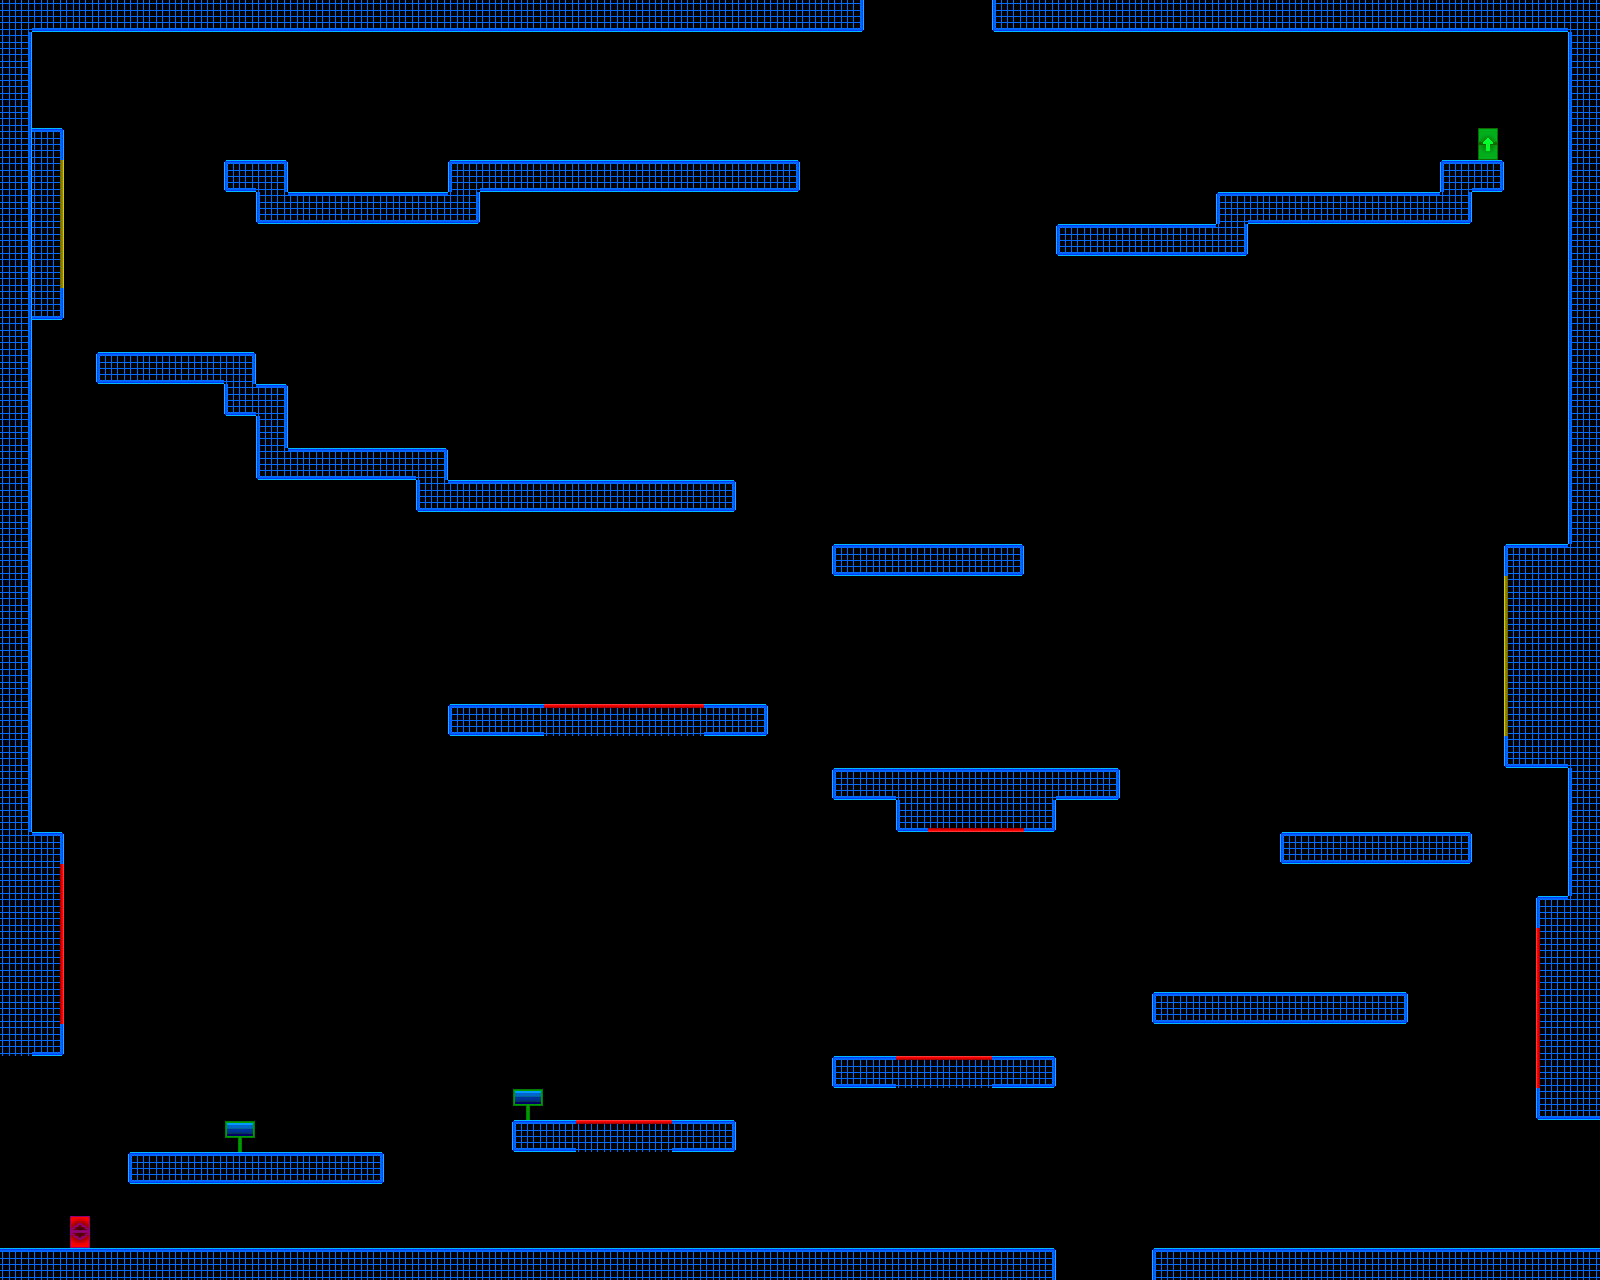

A level layout from a 2D game, rendered from its tile map. Below: a short description, then the map file with tile-grid data replaced by summaries:
An orthogonal 50x40 tile map with 32x32 px tiles, 1 tile layer (Livello tile 1) and 51 objects.

<map version="1.0" orientation="orthogonal" renderorder="right-down" width="50" height="40" tilewidth="32" tileheight="32" nextobjectid="66">
 <tileset firstgid="1" name="TestTile" tilewidth="32" tileheight="32" tilecount="72">
  <image source="resources/tiles/TestTile.png" width="256" height="288" />
 </tileset>
 <layer name="Livello tile 1" width="50" height="40">
  <data>[2000 cells, 345 non-empty, 23 distinct tile ids]</data>
 </layer>
 <objectgroup name="Triggers" visible="0">
  <object id="1" x="0" y="0" width="864" height="32">
   <properties>
    <property name="blocker" value="lrbt" />
   </properties>
  </object>
  <object id="2" x="0" y="1248" width="1056" height="32">
   <properties>
    <property name="blocker" value="lrbt" />
   </properties>
  </object>
  <object id="3" x="0" y="32" width="32" height="1024">
   <properties>
    <property name="blocker" value="lrbt" />
   </properties>
  </object>
  <object id="4" x="1568" y="32" width="32" height="1088">
   <properties>
    <property name="blocker" value="lrbt" />
   </properties>
  </object>
  <object id="5" x="128" y="1152" width="256" height="32">
   <properties>
    <property name="blocker" value="lrbt" />
   </properties>
  </object>
  <object id="8" x="1152" y="992" width="256" height="32">
   <properties>
    <property name="blocker" value="ltbr" />
   </properties>
  </object>
  <object id="9" x="1280" y="832" width="192" height="32">
   <properties>
    <property name="blocker" value="ltbr" />
   </properties>
  </object>
  <object id="10" x="832" y="768" width="288" height="32">
   <properties>
    <property name="blocker" value="ltbr" />
   </properties>
  </object>
  <object id="12" x="832" y="544" width="192" height="32">
   <properties>
    <property name="blocker" value="ltbr" />
   </properties>
  </object>
  <object id="13" x="416" y="480" width="320" height="32">
   <properties>
    <property name="blocker" value="ltbr" />
   </properties>
  </object>
  <object id="14" x="288" y="448" width="160" height="32">
   <properties>
    <property name="blocker" value="ltbr" />
   </properties>
  </object>
  <object id="16" x="256" y="384" width="32" height="96">
   <properties>
    <property name="blocker" value="ltbr" />
   </properties>
  </object>
  <object id="17" x="96" y="352" width="160" height="32">
   <properties>
    <property name="blocker" value="ltbr" />
   </properties>
  </object>
  <object id="18" x="224" y="384" width="32" height="32">
   <properties>
    <property name="blocker" value="ltbr" />
   </properties>
  </object>
  <object id="19" x="224" y="160" width="64" height="32">
   <properties>
    <property name="blocker" value="ltbr" />
   </properties>
  </object>
  <object id="20" x="256" y="192" width="224" height="32">
   <properties>
    <property name="blocker" value="ltbr" />
   </properties>
  </object>
  <object id="21" x="448" y="160" width="352" height="32">
   <properties>
    <property name="blocker" value="ltbr" />
   </properties>
  </object>
  <object id="22" x="1056" y="224" width="192" height="32">
   <properties>
    <property name="blocker" value="ltbr" />
   </properties>
  </object>
  <object id="23" x="1216" y="192" width="256" height="32">
   <properties>
    <property name="blocker" value="ltbr" />
   </properties>
  </object>
  <object id="24" x="1440" y="160" width="64" height="32">
   <properties>
    <property name="blocker" value="ltbr" />
   </properties>
  </object>
  <object id="25" x="64" y="1216" width="32" height="32">
   <properties>
    <property name="playerEntrance" value="" />
   </properties>
  </object>
  <object id="31" x="512" y="1120" width="64" height="32">
   <properties>
    <property name="blocker" value="tbrl" />
   </properties>
  </object>
  <object id="32" x="672" y="1120" width="64" height="32">
   <properties>
    <property name="blocker" value="tblr" />
   </properties>
  </object>
  <object id="33" x="576" y="1120" width="96" height="32">
   <properties>
    <property name="blocker" value="b" />
    <property name="deadly" value="t" />
   </properties>
  </object>
  <object id="34" x="832" y="1056" width="64" height="32">
   <properties>
    <property name="blocker" value="tbrl" />
   </properties>
  </object>
  <object id="35" x="992" y="1056" width="64" height="32">
   <properties>
    <property name="blocker" value="tbrl" />
   </properties>
  </object>
  <object id="36" x="704" y="704" width="64" height="32">
   <properties>
    <property name="blocker" value="tbrl" />
   </properties>
  </object>
  <object id="37" x="544" y="704" width="160" height="32">
   <properties>
    <property name="blocker" value="b" />
    <property name="deadly" value="t" />
   </properties>
  </object>
  <object id="38" x="448" y="704" width="96" height="32">
   <properties>
    <property name="blocker" value="tblr" />
   </properties>
  </object>
  <object id="39" x="896" y="1056" width="96" height="32">
   <properties>
    <property name="blocker" value="b" />
    <property name="deadly" value="t" />
   </properties>
  </object>
  <object id="40" x="928" y="800" width="96" height="32">
   <properties>
    <property name="deadly" value="b" />
   </properties>
  </object>
  <object id="41" x="896" y="800" width="32" height="32">
   <properties>
    <property name="blocker" value="tbrl" />
   </properties>
  </object>
  <object id="42" x="1024" y="800" width="32" height="32">
   <properties>
    <property name="blocker" value="tbrl" />
   </properties>
  </object>
  <object id="43" x="992" y="0" width="608" height="32">
   <properties>
    <property name="blocker" value="lrbt" />
   </properties>
  </object>
  <object id="44" x="1152" y="1248" width="448" height="32">
   <properties>
    <property name="blocker" value="lrbt" />
   </properties>
  </object>
  <object id="48" x="1472" y="128" width="32" height="32">
   <properties>
    <property name="playerExit" value="" />
   </properties>
  </object>
  <object id="50" x="224" y="1120" width="32" height="32">
   <properties>
    <property name="Help" value="&quot;This is a test help string&quot;" />
   </properties>
  </object>
  <object id="51" x="512" y="1088" width="32" height="32">
   <properties>
    <property name="Help" value="&quot;This is another help string&quot;" />
   </properties>
  </object>
  <object id="52" x="1536" y="928" width="32" height="160">
   <properties>
    <property name="deadly" value="l" />
   </properties>
  </object>
  <object id="53" x="1504" y="576" width="32" height="160">
   <properties>
    <property name="bouncy" value="l" />
    <property name="power" value="800" />
   </properties>
  </object>
  <object id="54" x="32" y="864" width="32" height="160">
   <properties>
    <property name="deadly" value="r" />
   </properties>
  </object>
  <object id="55" x="32" y="160" width="32" height="128">
   <properties>
    <property name="bouncy" value="r" />
    <property name="power" value="800" />
   </properties>
  </object>
  <object id="56" x="32" y="128" width="32" height="32">
   <properties>
    <property name="blocker" value="tr" />
   </properties>
  </object>
  <object id="57" x="32" y="288" width="32" height="32">
   <properties>
    <property name="blocker" value="br" />
   </properties>
  </object>
  <object id="58" x="32" y="832" width="32" height="32">
   <properties>
    <property name="blocker" value="tr" />
   </properties>
  </object>
  <object id="59" x="32" y="1024" width="32" height="32">
   <properties>
    <property name="blocker" value="br" />
   </properties>
  </object>
  <object id="61" x="1536" y="896" width="32" height="32">
   <properties>
    <property name="blocker" value="tl" />
   </properties>
  </object>
  <object id="62" x="1536" y="1088" width="32" height="32">
   <properties>
    <property name="blocker" value="bl" />
   </properties>
  </object>
  </objectgroup>
</map>
<!-- 3 of 51 objects omitted -->
